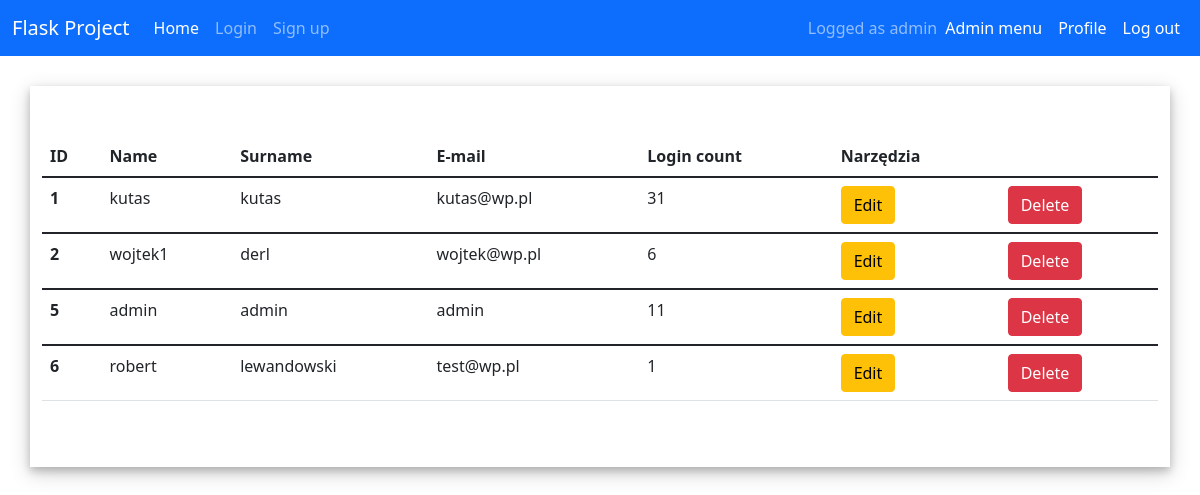
/admin (signed in), run on an earlier commit of the app's database.
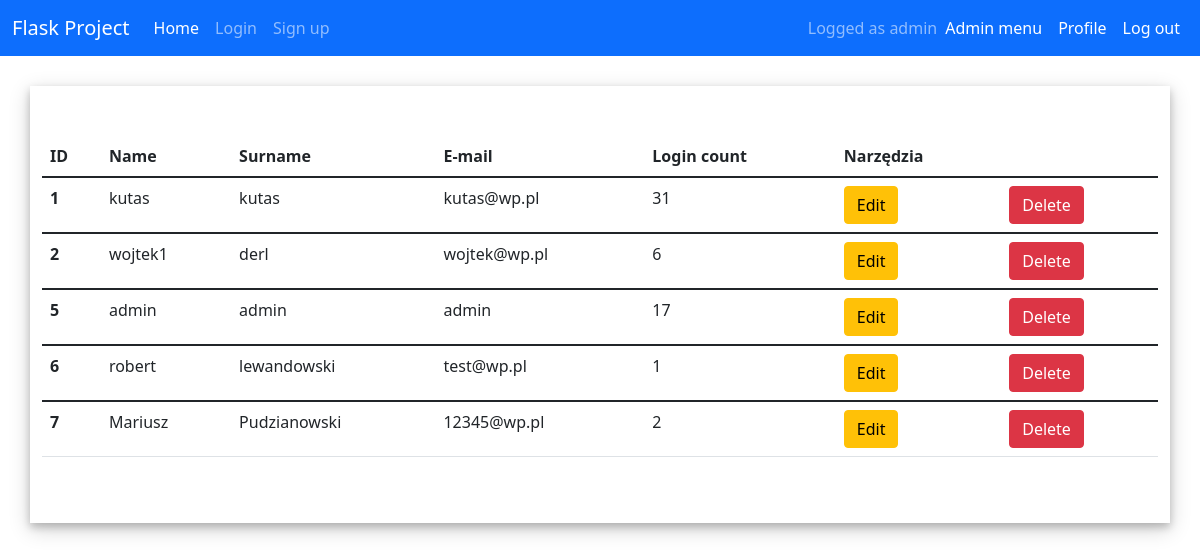
And on a later commit of the database.
### app.py (models this page shows)
class User(db.Model, UserMixin):
    id = db.Column(db.Integer, primary_key = True)
    email = db.Column(db.String(30), nullable=False, unique=True)
    name = db.Column(db.String(20), nullable=False)
    last_name = db.Column(db.String(20), nullable=False)
    password = db.Column(db.String(80), nullable=False)
    login_count = db.Column(db.Integer, nullable=False, default=0)
    isAdmin = db.Column(db.Boolean(), nullable=False, default=False)

### app.py (the view)
@app.route('/admin', methods=['GET', 'POST'])
@login_required
def admin():
    if(current_user.isAdmin == True):
        all_users = User.query.all()
        return render_template('admin.html', users = all_users)
    else:
        return redirect(url_for('home'))

### app.py (called while the page is built)
@login_manager.user_loader
def load_user(user_id):
    return User.query.get(int(user_id))

### templates/admin.html
{% extends "base.html" %} {% block title %}Admin{% endblock %} {% block content
%}
<table class="table">
  <thead>
    <tr>
      <th scope="col">ID</th>
      <th scope="col">Name</th>
      <th scope="col">Surname</th>
      <th scope="col">E-mail</th>
      <th scope="col">Login count</th>
      <th scope="col">Narzędzia</th>
    </tr>
  </thead>
  {% for user in users %}
  <tbody>
    <tr>
      <th scope="row">{{ user.id }}</td>
      <td>{{ user.name }}</td>
      <td>{{ user.last_name }}</td>
      <td>{{ user.email }}</td>
      <td>{{ user.login_count }}</td>
      <td><a href="/admin/{{user.id}}/update" type="button" class="btn btn-warning">Edit</a></td>
      <td><a href="/admin/{{user.id}}/delete" type="button" class="btn btn-danger">Delete</a></td>
    </tr>
  </tbody>
  {% endfor %}
</table>
{% endblock %}

### templates/base.html (shortened to what this page needs)
<!DOCTYPE html>
<html lang="pl">
  <head>
    {% block styles %}
    <link
      rel="stylesheet"
      href="{{url_for('.static', filename='styles/base.css')}}"
    />
    <link
      href="https://cdn.jsdelivr.net/npm/bootstrap@5.1.3/dist/css/bootstrap.min.css"
      rel="stylesheet"
    />
    {% endblock %}
  </head>
  <body>
    <nav class="navbar navbar-expand-lg navbar-dark bg-primary">
      <div class="container-fluid">
        <a class="navbar-brand" href="{{url_for('home')}}">Flask Project</a>
        <div class="collapse navbar-collapse" id="navbarText">
          <ul class="navbar-nav me-auto mb-2 mb-lg-0">
            <li class="nav-item">
              <a
                class="nav-link active"
                aria-current="page"
                href="{{url_for('home')}}"
                >Home</a
              >
            </li>
            <li class="nav-item">
              <a class="nav-link" href="{{url_for('login')}}">Login</a>
            </li>
            <li class="nav-item">
              <a class="nav-link" href="{{url_for('register')}}">Sign up</a>
            </li>
          </ul>
          <span class="navbar-text">
            {% if current_user.is_authenticated %} Logged as {{
            current_user.name }}
            </span>
            {% if current_user.isAdmin == True %}
            <span class="navbar-item">
              <ul class="navbar-nav me-auto mb-2 mb-lg-0">
                <li class="nav-item">
                  <a
                    class="nav-link active"
                    aria-current="page"
                    href="{{url_for('admin')}}"
                    >Admin menu</a
                  >
                </li>
              </ul>
            </span>
            {% endif %}
            <span class="navbar-item">
              <ul class="navbar-nav me-auto mb-2 mb-lg-0">
                <li class="nav-item">
                  <a
                    class="nav-link active"
                    aria-current="page"
                    href="{{url_for('profile')}}"
                    >Profile</a
                  >
                </li>
              </ul>
            </span>
            <span class="navbar-item">
              <ul class="navbar-nav me-auto mb-2 mb-lg-0">
                <li class="nav-item">
                  <a
                    class="nav-link active"
                    aria-current="page"
                    href="{{url_for('logout')}}"
                    >Log out</a
                  >
                </li>
              </ul>
            </span>
            {% else %} Not logged in {% endif %}
        </div>
      </div>
    </nav>
    <div class="container">{% block content %} {% endblock %}</div>
  </body>
</html>

### static/styles/base.css (style rules this page uses)
body { margin: 0; background-color: dimgrey; font-family: "Roboto", sans-serif; }
.container { margin-top: 30px; margin-left: auto; margin-right: auto; padding-top: 50px; padding-bottom: 50px; width: 960px; height: fit-content; display: flex; align-items: center; flex-direction: column; background-color: rgb(255, 255, 255); box-shadow: 0 4px 8px 0 rgba(0, 0, 0, 0.2), 0 6px 20px 0 rgba(0, 0, 0, 0.19); }

What changed in the data, as far as the page shows it:
changed User "admin": login_count "11" → "17"
added User: id "7", name "Mariusz", last_name "Pudzianowski", email "12345@wp.pl", login_count "2"
